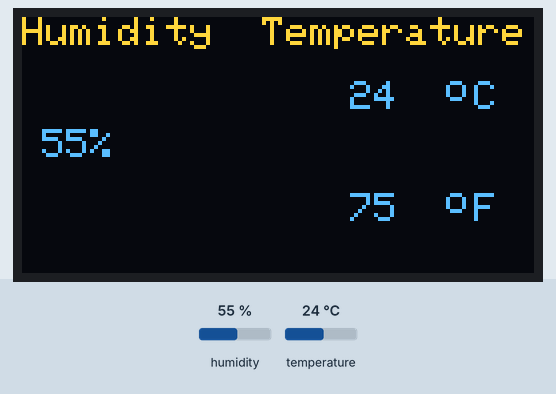
Simulated run of this sketch. Board: ESP8266 (NodeMCU). Shown: 128×64 one-colour display. The test bench sets the inputs (shaded band); at power-on: humidity 55 %, temperature 24 °C. The OLED is the two-colour kind (top 16 rows yellow); the display library's start-up logo is not drawn; what the sketch prints to the serial monitor is not drawn.

Above: at 4.7 s.
4.8 s: humidity set to 22 %
At 11.4 s:
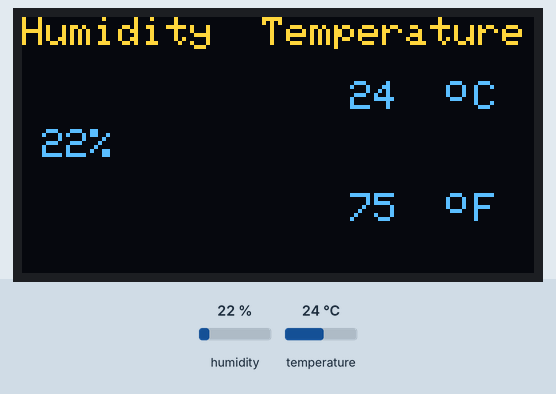
11.7 s: temperature set to 12 °C
At 17.4 s:
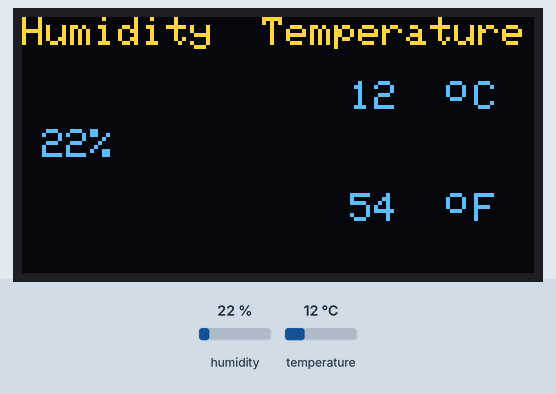
17.8 s: humidity set to 40 %
At 23.2 s:
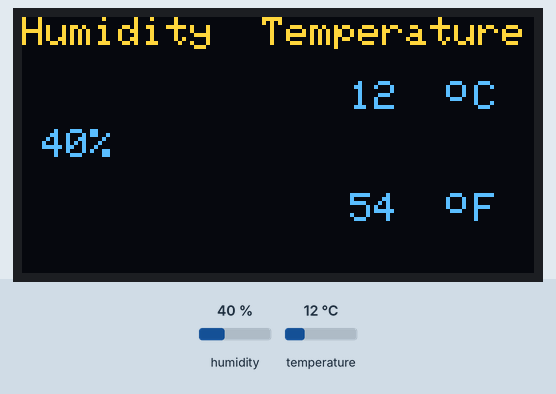
23.9 s: temperature set to 19 °C
At 29.0 s:
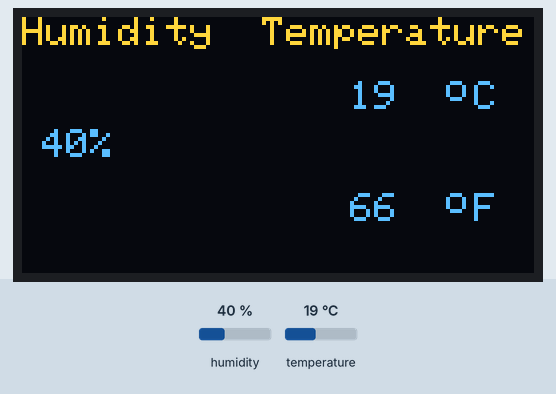
Timing chart, 0 to 30.5 s (numbered marks = the images above; inputs shaded):
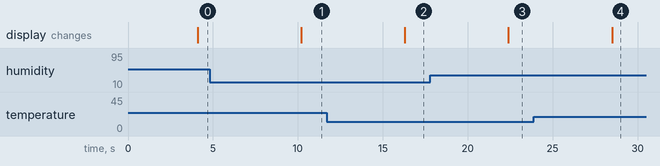

Measured:
- after the input at 4.8 s, the display: changes after 5.4 s (image 1)
- after the input at 11.7 s, the display: changes after 4.6 s (image 2)
- after the input at 17.8 s, the display: changes after 4.6 s (image 3)
- after the input at 23.9 s, the display: changes after 4.6 s (image 4)

The sketch:

6.Temp_to_OLED.ino
```cpp
//DHT11
#include <ESP8266WiFi.h>
#include<DHT.h>
#include<DHT_U.h>
#define Type DHT11
int sensePin=D6;
DHT HT(sensePin,Type);
float humidity, tempC, tempF;

//OLED
#include <Wire.h>
#include <Adafruit_GFX.h>
#include <Adafruit_SSD1306.h>

#define OLED_WIDTH 128 // OLED width,  in pixels
#define OLED_HEIGHT 64 // OLED height, in pixels

// create an OLED display object connected to I2C
Adafruit_SSD1306 oled(OLED_WIDTH, OLED_HEIGHT, &Wire, -1);

void setup()
{
  Serial.begin(9600);
  //For DHT11
  HT.begin();
  //For OLED
  if (!oled.begin(SSD1306_SWITCHCAPVCC, 0x3C))
  {
    Serial.println(F("failed to start SSD1306 OLED"));
    while (1);
  }
  oled.display(); //Display logo
  delay(1000);
}

void loop()
{
  oled.clearDisplay();
  temperature();
  oledDisplayHeader();
  oledDisplay(3, 5, 28, humidity, "%");
  oledDisplay(2, 70, 16, tempC, "C");
  oledDisplay(2, 70, 44, tempF, "F");
  oled.display();
  Serial.println("----------------------------------");
}

void temperature()
{
  humidity=HT.readHumidity();
  Serial.println("Humidity: "+String(humidity)+"%");
  delay(1000);

  tempC=HT.readTemperature();
  tempF=HT.readTemperature(true);
  delay(1000);
  Serial.println("Temperature:");

  Serial.print(tempC,1);
  Serial.print(" ~ ");
  Serial.print(tempF,1);
  Serial.println("F");
  delay(1000);
}
void oledDisplayHeader() {
  oled.setTextSize(1);
  oled.setTextColor(WHITE);
  oled.setCursor(0, 0);
  oled.print("Humidity");
  oled.setCursor(60, 0);
  oled.print("Temperature");
}

void oledDisplay(int size, int x, int y, float value, const char* unit) {
  int charLen = 12;
  int xo = x + charLen * 3.2;
  int xunit = x + charLen * 3.6;
  int xval = x;
  if (unit == "%")
  {
    oled.setCursor(x, y);
    oled.print(value, 0);
    oled.print(unit);
  }
  else
  {
    if (value > 99)
    {
      xval = x;
    }
    else
    {
      xval = x + charLen;
    }
    oled.setCursor(xval, y);
    oled.print(value, 0);
    oled.drawCircle(xo, y + 2, 2, WHITE); // Degree symbol
    oled.setCursor(xunit, y);
    oled.print(unit);
  }
}
```
